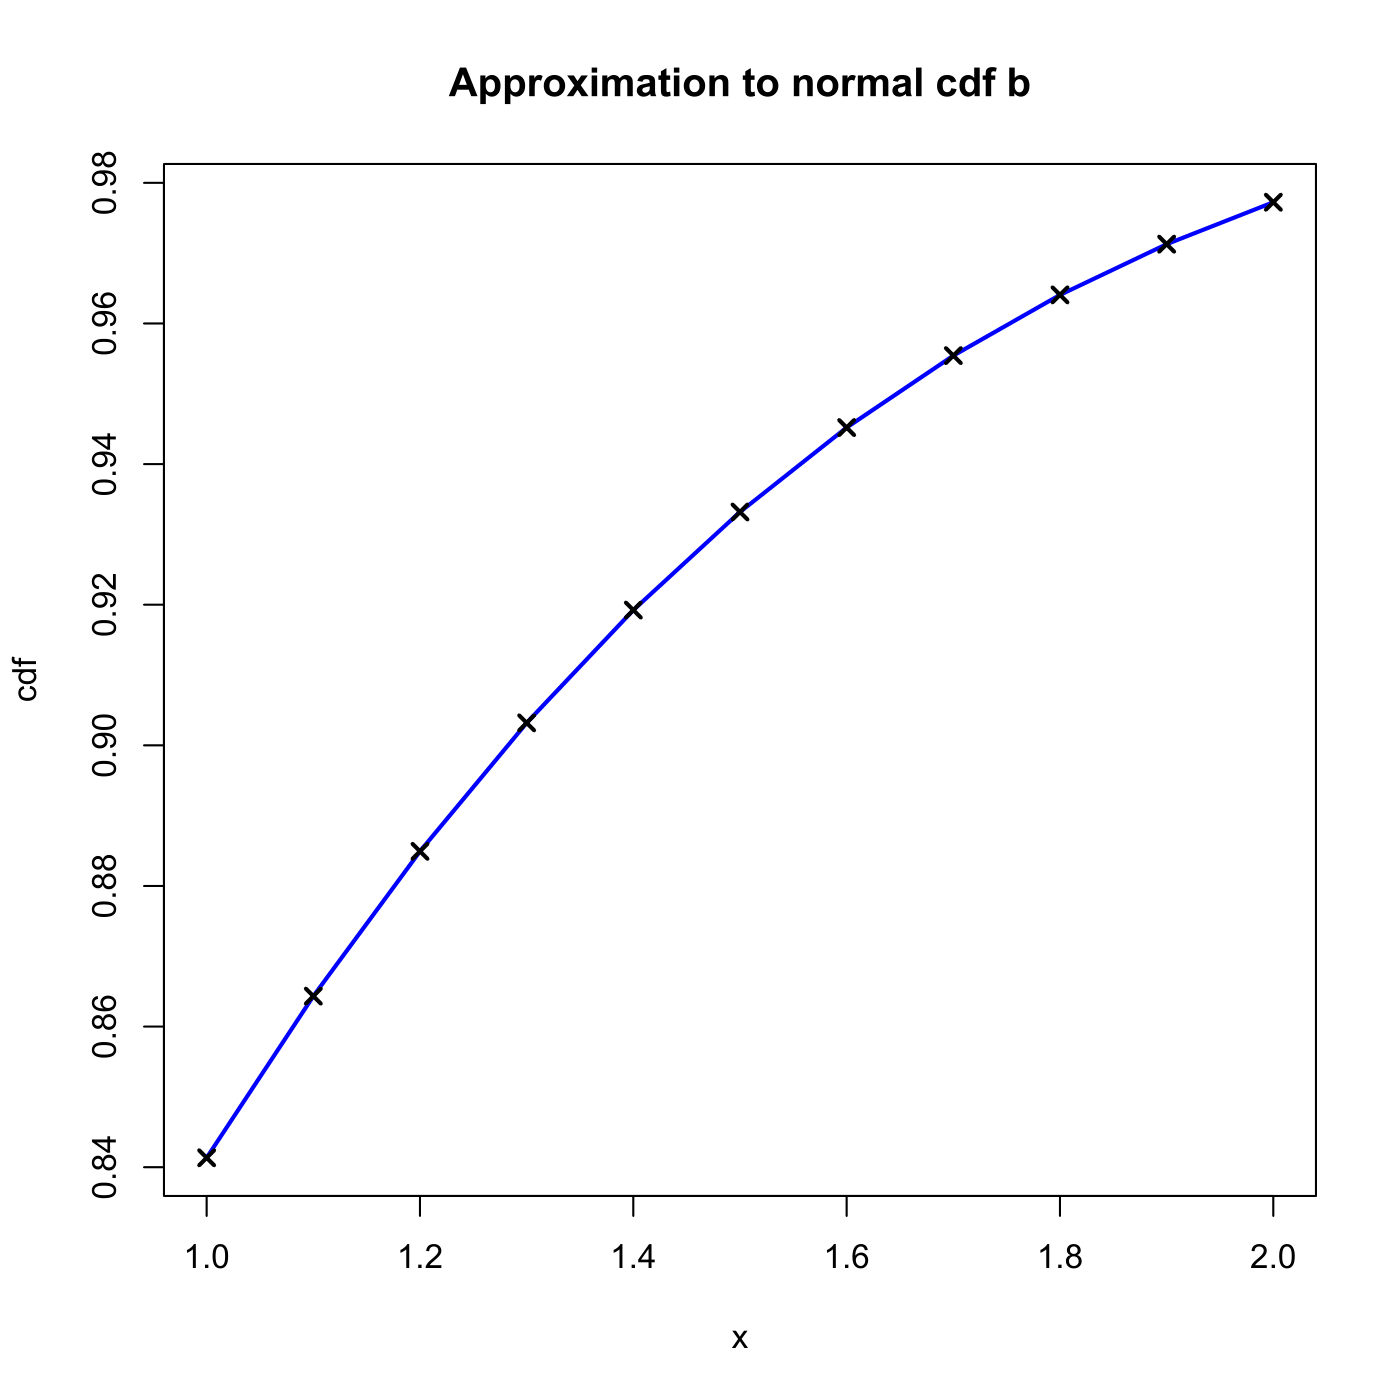

R code for this plot:

# clear variables and close windows
rm(list = ls(all = TRUE))
graphics.off()

# Main computation
y = 10:20
y = y/10
b = 0.231641888
a1 = 0.127414796
a2 = -0.142248368
a3 = 0.71070687
a4 = -0.726576013
a5 = 0.530702714
t = 1/(1 + b * y)
phi = 1 - (a1 * t + a2 * t^2 + a3 * t^3 + a4 * t^4 + a5 * t^5) * exp(-y * y/2)

# plot
plot(y, phi, col = "blue", type = "l", main = "Approximation to normal cdf b", 
    xlab = "x", ylab = "cdf", lwd = 2)
points(y, phi, col = "black", pch = 4, lwd = 2)
